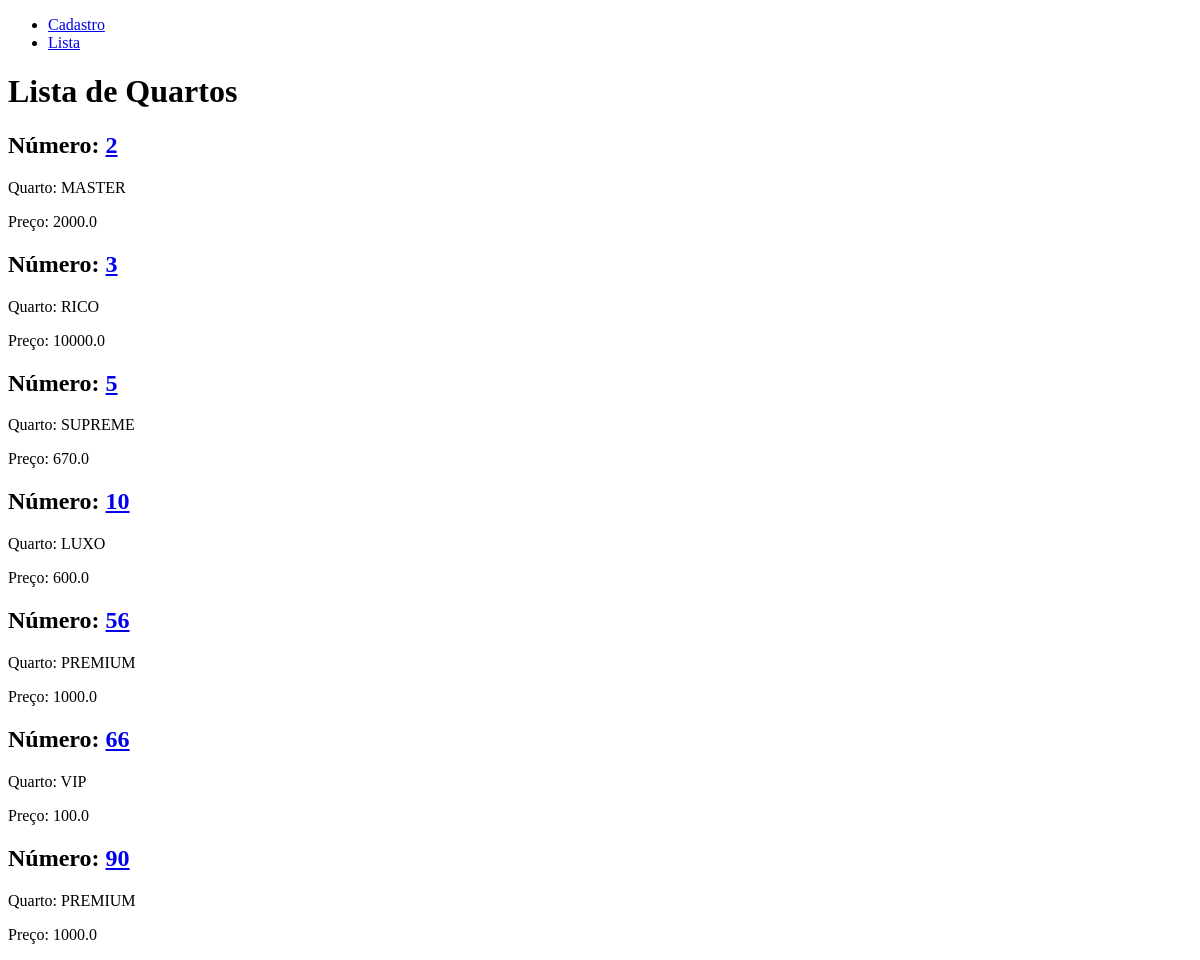
The app's page /, older data.
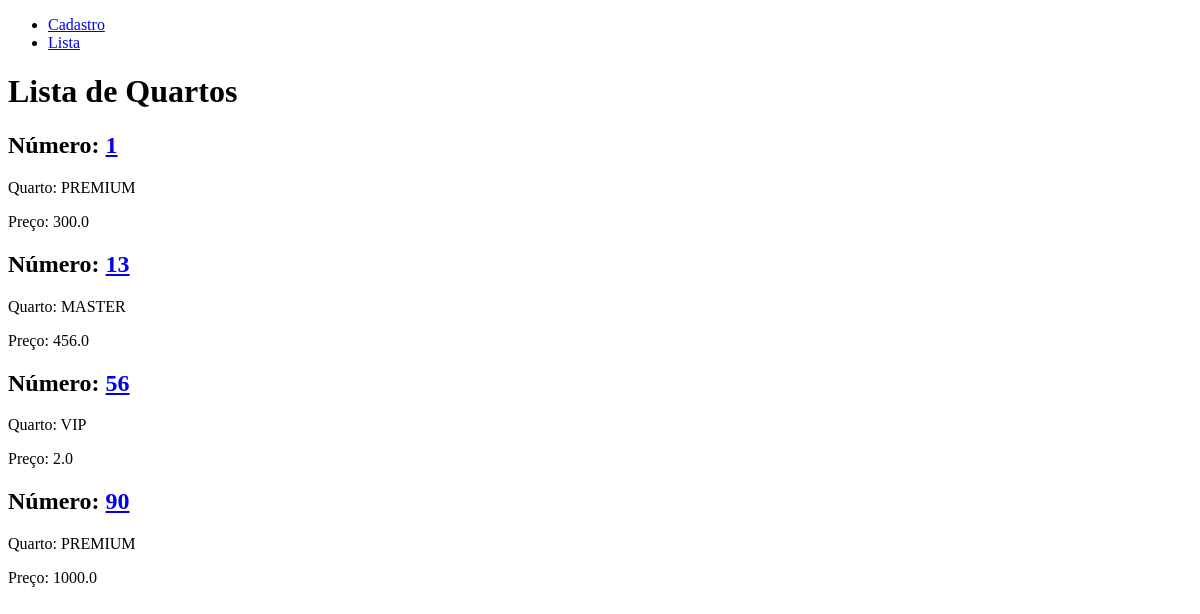
The same page, newer data.
### hotel/models.py (models this page shows, shortened)
class Quarto(models.Model):
  quarto_id = models.AutoField(primary_key=True)
  nome      = models.CharField(blank=False, null=False, max_length=30)
  numero    = models.IntegerField(blank=False, null=False)
  preco     = models.FloatField(blank=False, null=False)
  camas     = models.IntegerField(blank=False, null=False)
  frigobar  = models.BooleanField(default=False, blank=False, null=False)

### hotel/views.py (the view)
# urls.py: path('', views.lista_quartos, name='lista_quartos'),
def lista_quartos(request):
  quartos = Quarto.objects.order_by('numero')
  return render(request, 'lista_quartos.html', {'quartos': quartos})

### hotel/templates/lista_quartos.html (shortened to what this page needs)
{% extends 'base.html' %}
{% block content %}
<h1>Lista de Quartos</h1>
{% for quarto in quartos %}
<h2>Número: <a href="{% url 'detalhes_quarto' quarto_id=quarto.quarto_id %}"> {{ quarto.numero }} </a></h2>
<p>Quarto: {{ quarto.nome }}</p>
<p>Preço: {{ quarto.preco}}</p>
{% endfor %}
{% endblock %}

### hotel/templates/base.html (shortened to what this page needs)
<!DOCTYPE html>
<html lang="pt-BR">
<head>
</head>
<body>
  {% include 'navbar.html' %}
  {% block content %}{% endblock %}
</body>
</html>

### hotel/templates/navbar.html
<nav>
  <ul>
    <li><a href="{% url 'cadastra_quarto' %}">Cadastro</a></li>
    <li><a href="{% url 'lista_quartos' %}">Lista</a></li>
  </ul>
</nav>

Row changes from the older to the newer data that the page shows:
removed Quarto: numero "2", nome "MASTER", preco "2000.0"
removed Quarto: numero "3", nome "RICO", preco "10000.0"
removed Quarto: numero "5", nome "SUPREME", preco "670.0"
removed Quarto: numero "10", nome "LUXO", preco "600.0"
removed Quarto: numero "56", nome "PREMIUM", preco "1000.0"
removed Quarto: numero "66", nome "VIP", preco "100.0"
added Quarto: numero "1", nome "PREMIUM", preco "300.0"
added Quarto: numero "13", nome "MASTER", preco "456.0"
added Quarto: numero "56", nome "VIP", preco "2.0"
